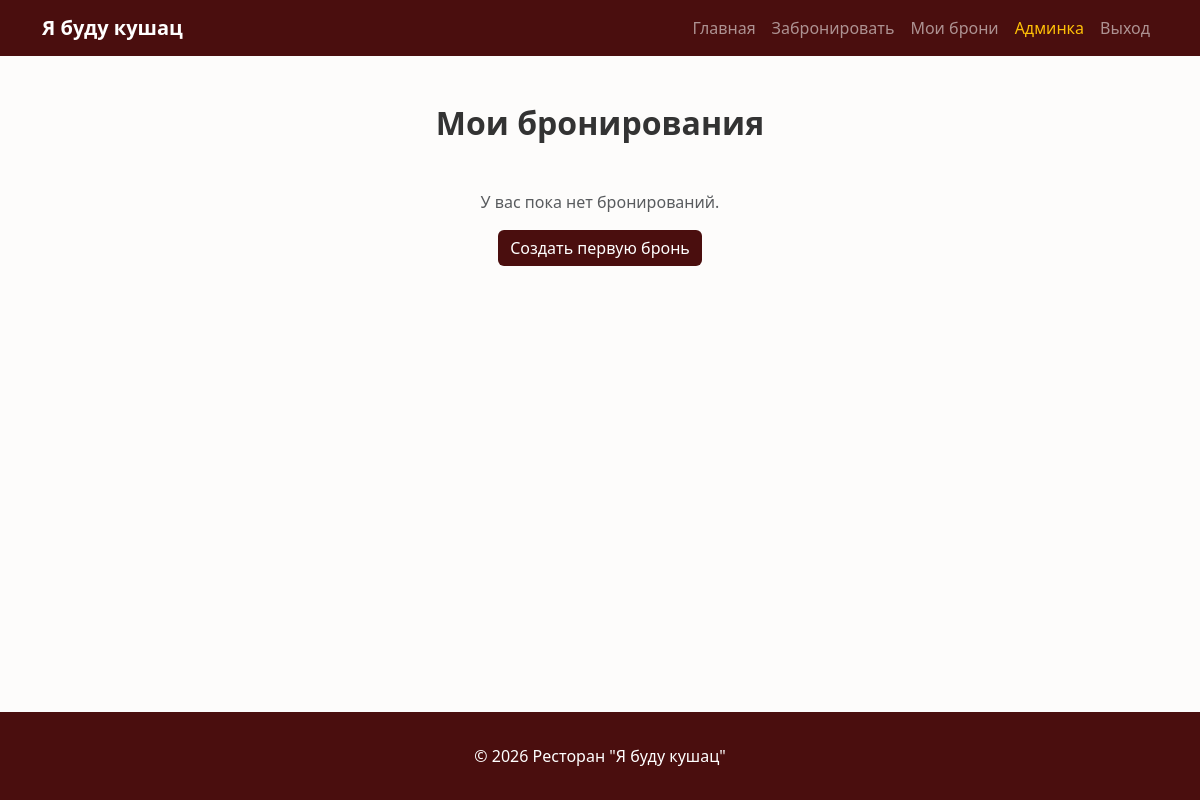
The app's page /my-bookings/ (signed in), older data.
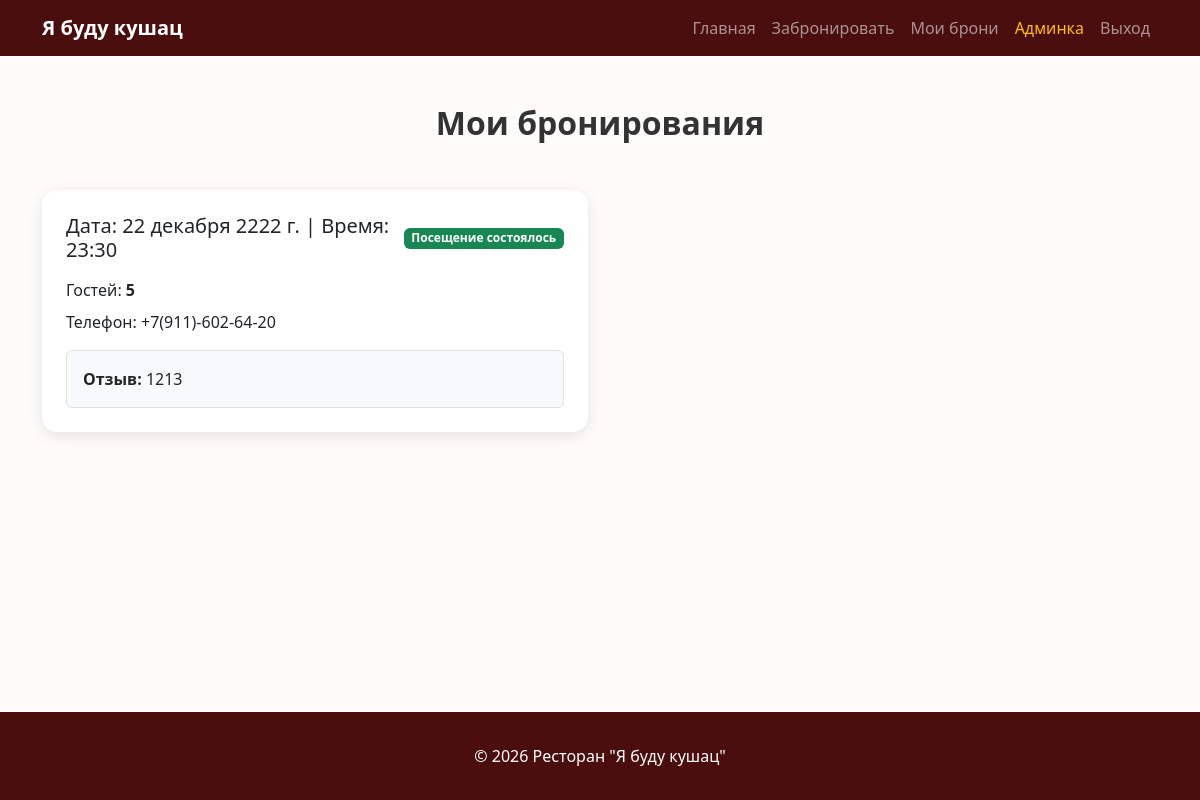
The same page, newer data.
### booking/models.py (models this page shows)
class Booking(models.Model):
    STATUS_CHOICES = [
        ("new", "Новое"),
        ("visited", "Посещение состоялось"),
        ("cancelled", "Отменено"),
    ]
    user = models.ForeignKey(User, on_delete=models.CASCADE, related_name="bookings")
    date = models.DateField(verbose_name="Дата")
    time = models.TimeField(verbose_name="Время")
    guests = models.IntegerField(
        validators=[MinValueValidator(1), MaxValueValidator(10)], verbose_name="Гостей"
    )
    contact_phone = models.CharField(
        max_length=20, validators=[phone_validator], verbose_name="Телефон"
    )
    status = models.CharField(
        max_length=20, choices=STATUS_CHOICES, default="new", verbose_name="Статус"
    )
    review = models.TextField(blank=True, null=True, verbose_name="Отзыв")
    created_at = models.DateTimeField(auto_now_add=True)

### booking/views.py (the view)
# urls.py: path("my-bookings/", views.my_bookings, name="my_bookings"),
@login_required
def my_bookings(request):
    bookings = Booking.objects.filter(user=request.user).order_by("-created_at")
    return render(request, "booking/my_bookings.html", {"bookings": bookings})

### templates/booking/my_bookings.html (shortened to what this page needs)
{% extends 'base.html' %} {% block content %}
<div class="container py-5">
    <h2 class="text-center mb-5 fw-bold">Мои бронирования</h2>
    <div class="row g-4">
        {% for b in bookings %}
        <div class="col-md-6">
            <div class="card p-4">
                <div
                    class="d-flex justify-content-between align-items-center mb-3"
                >
                    <h4 class="h5 mb-0">
                        Дата: {{ b.date }} | Время: {{ b.time }}
                    </h4>
                    <span
                        class="badge {% if b.status == 'new' %}bg-info{% elif b.status == 'visited' %}bg-success{% else %}bg-danger{% endif %}"
                    >
                        {{ b.get_status_display }}
                    </span>
                </div>
                <p class="mb-2">Гостей: <strong>{{ b.guests }}</strong></p>
                <p class="mb-3">Телефон: {{ b.contact_phone }}</p>
                {% if b.status == 'visited' %} {% if b.review %}
                <div class="p-3 bg-light rounded border">
                    <strong>Отзыв:</strong> {{ b.review }}
                </div>
                {% endif %} {% endif %}
            </div>
        </div>
        {% empty %}
        <div class="text-center col-12">
            <p class="text-muted">У вас пока нет бронирований.</p>
            <a href="{% url 'create_booking' %}" class="btn btn-brand"
                >Создать первую бронь</a
            >
        </div>
        {% endfor %}
    </div>
</div>
{% endblock %}

### templates/base.html (shortened to what this page needs)
{% load static %}
<!doctype html>
<html lang="ru">
    <head>
        <link rel="stylesheet" href="{% static 'css/bootstrap.min.css' %}" />
        <link rel="stylesheet" href="{% static 'css/style.css' %}" />
    </head>
    <body class="d-flex flex-column min-vh-100">
        <nav class="navbar navbar-expand-lg navbar-dark bg-brand sticky-top">
            <div class="container">
                <a class="navbar-brand fw-bold" href="{% url 'home' %}"
                    >Я буду кушац</a
                >
                <div class="collapse navbar-collapse" id="navbarNav">
                    <ul class="navbar-nav ms-auto">
                        <li class="nav-item">
                            <a class="nav-link" href="{% url 'home' %}"
                                >Главная</a
                            >
                        </li>
                        {% if user.is_authenticated %}
                        <li class="nav-item">
                            <a
                                class="nav-link"
                                href="{% url 'create_booking' %}"
                                >Забронировать</a
                            >
                        </li>
                        <li class="nav-item">
                            <a class="nav-link" href="{% url 'my_bookings' %}"
                                >Мои брони</a
                            >
                        </li>
                        {% if user.is_staff %}
                        <li class="nav-item">
                            <a class="nav-link text-warning" href="/admin/"
                                >Админка</a
                            >
                        </li>
                        {% endif %}
                        <li class="nav-item">
                            <a class="nav-link" href="{% url 'logout' %}"
                                >Выход</a
                            >
                        </li>
                        {% endif %}
                    </ul>
                </div>
            </div>
        </nav>
        <main class="flex-grow-1">
             {% block content %}{% endblock %}
        </main>
        <footer class="text-center">
            <div class="container">
                <p class="mb-0">&copy; 2026 Ресторан "Я буду кушац"</p>
            </div>
        </footer>
    </body>
</html>

### static/css/style.css (style rules this page uses)
body { background-color: #fdfcfb; color: #333; }
.bg-brand { background-color: #4a0e0e !important; }
footer { background-color: #4a0e0e; color: white; padding: 2rem 0; }
.card { border: none; box-shadow: 0 4px 15px rgba(0, 0, 0, 0.1); transition: 0.3s; border-radius: 15px; }

Row changes from the older to the newer data that the page shows:
added Booking: date "22 декабря 2222 г.", time "23:30", status "Посещение состоялось", guests "5", contact_phone "+7(911)-602-64-20", review "1213"
Text that changed along with them:
text no longer shown: "У вас пока нет бронирований. Создать первую бронь"
